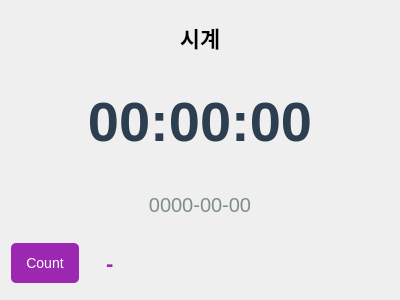
<?xml version="1.0" encoding="UTF-8"?>
<ui version="4.0">
 <class>Form</class>
 <widget class="QWidget" name="Form">
  <property name="geometry">
   <rect><x>0</x><y>0</y><width>400</width><height>300</height></rect>
  </property>
  <property name="windowTitle"><string>시계</string></property>
  <layout class="QVBoxLayout" name="verticalLayout">
   <item>
    <widget class="QLabel" name="label">
     <property name="text"><string>시계</string></property>
     <property name="alignment"><set>Qt::AlignCenter</set></property>
     <property name="styleSheet"><string notr="true">font-size: 22px; font-weight: bold; padding: 10px;</string></property>
    </widget>
   </item>
   <item>
    <widget class="QLabel" name="time_label">
     <property name="text"><string>00:00:00</string></property>
     <property name="alignment"><set>Qt::AlignCenter</set></property>
     <property name="styleSheet"><string notr="true">font-size: 56px; font-weight: bold; color: #2c3e50; padding: 20px;</string></property>
    </widget>
   </item>
   <item>
    <widget class="QLabel" name="date_label">
     <property name="text"><string>0000-00-00</string></property>
     <property name="alignment"><set>Qt::AlignCenter</set></property>
     <property name="styleSheet"><string notr="true">font-size: 20px; color: #7f8c8d; padding: 5px;</string></property>
    </widget>
   </item>
   <item>
    <layout class="QHBoxLayout" name="count_layout">
     <item>
      <widget class="QPushButton" name="btn_count">
       <property name="minimumSize"><size><width>0</width><height>40</height></size></property>
       <property name="styleSheet"><string notr="true">font-size: 14px; background-color: #9c27b0; color: white; border: none; border-radius: 5px; padding: 5px 15px;</string></property>
       <property name="text"><string>Count</string></property>
      </widget>
     </item>
     <item>
      <widget class="QLabel" name="count_label">
       <property name="text"><string>-</string></property>
       <property name="styleSheet"><string notr="true">font-size: 22px; font-weight: bold; padding: 5px 15px; color: #9c27b0;</string></property>
      </widget>
     </item>
     <item>
      <spacer name="count_spacer">
       <property name="orientation"><enum>Qt::Horizontal</enum></property>
       <property name="sizeHint" stdset="0"><size><width>40</width><height>20</height></size></property>
      </spacer>
     </item>
    </layout>
   </item>
  </layout>
 </widget>
 <resources/>
 <connections/>
</ui>
